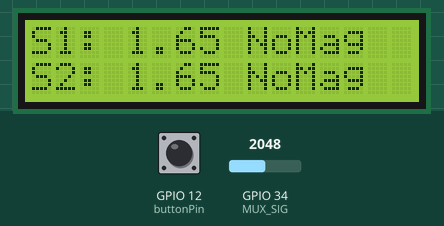
Recording of a program running on a simulated ESP32. Parts: 16×2 character LCD. The test bench sets the inputs (shaded band); at power-on: GPIO 34 (MUX_SIG) = 2048, GPIO 12 (buttonPin) HIGH.

Above: at 2.2 s.
2.3 s: GPIO 34 (MUX_SIG) set to 2866
At 5.9 s:
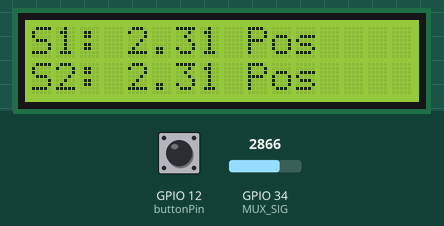
10.5 s: GPIO 12 (buttonPin) pulled LOW for 1 s
At 12.3 s:
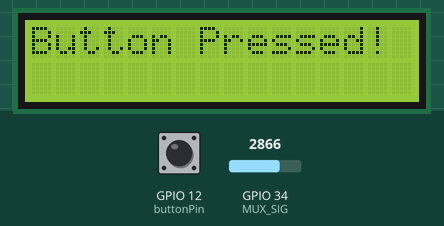
14.1 s: GPIO 34 (MUX_SIG) set to 1228
At 16.4 s:
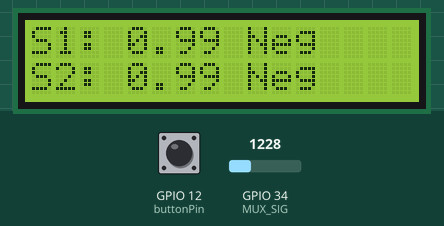
22.3 s: GPIO 34 (MUX_SIG) set to 1854
At 23.2 s:
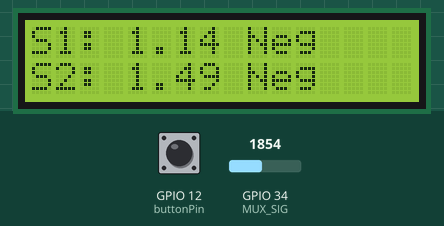
25.6 s: GPIO 34 (MUX_SIG) set to 1981
At 27.1 s:
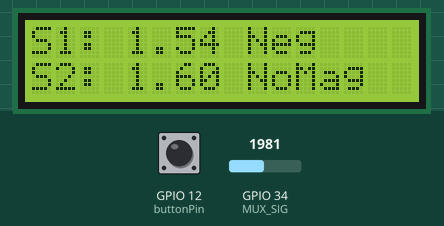
Timing chart, 0 to 28.6 s (numbered marks = the images above; inputs shaded):
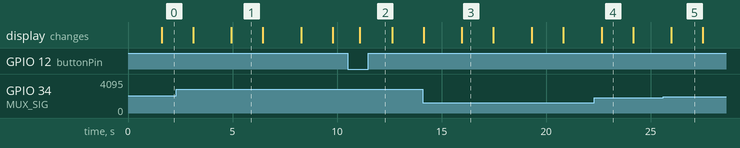

The program:

main.cpp
```cpp
#include <Arduino.h>
#include <LiquidCrystal.h>
#include "customChessChars.h"  // Include your custom chess piece definitions

// ----------------------
// LCD Pin Definitions
// ----------------------
#define LCD_RS 2
#define LCD_E  4
#define LCD_D4 14
#define LCD_D5 15
#define LCD_D6 16
#define LCD_D7 17

LiquidCrystal lcd(LCD_RS, LCD_E, LCD_D4, LCD_D5, LCD_D6, LCD_D7);

// ----------------------
// MUX Shared Pin Definitions
// ----------------------
#define MUX_S0 13
#define MUX_S1 18
#define MUX_S2 19
#define MUX_S3 21
#define MUX_SIG 34  // ADC input pin

// ----------------------
// MUX Enable Pin Definitions
// ----------------------
#define MUX1_EN 22  // MUX 1 enable pin
#define MUX2_EN 23  // MUX 2 enable pin

const int buttonPin = 12;  // Using pin 12 for the button


// ----------------------
// ADC and Sensor Conversion Constants
// ----------------------
// For ESP32 ADC (12-bit) with a 3.3V supply:
const float SUPPLY_VOLTAGE = 3.3;     // volts
const int ADC_MAX = 4095;             // 12-bit resolution
const float ZERO_OFFSET_V = 1.65;     // zero field voltage (approx half of 3.3V)
// Threshold (in volts) to decide if a magnet is present
const float DETECTION_THRESHOLD = 0.1;  // adjust as needed

// Number of samples for averaging (reduces noise)
const int NUM_SAMPLES = 50;

// ----------------------
// Function to select the desired MUX channel (0-15)
// ----------------------
void selectMuxChannel(uint8_t channel) {
  digitalWrite(MUX_S0, channel & 0x01);
  digitalWrite(MUX_S1, (channel >> 1) & 0x01);
  digitalWrite(MUX_S2, (channel >> 2) & 0x01);
  digitalWrite(MUX_S3, (channel >> 3) & 0x01);
}

// Function to read a sensor on a given MUX and channel
float readSensor(uint8_t muxEnablePin, uint8_t channel) {
  long sum = 0;
  digitalWrite(muxEnablePin, HIGH);
  selectMuxChannel(channel);
  delay(10);  // allow settling
  for (int i = 0; i < NUM_SAMPLES; i++) {
    sum += analogRead(MUX_SIG);
    delay(5);
  }
  digitalWrite(muxEnablePin, LOW);
  return (float)sum / NUM_SAMPLES;
}

void setup() {
  // Initialize LCD
  lcd.begin(16, 2);
  lcd.clear();
  lcd.print("Starting...");

  // Load custom chess piece characters into LCD CGRAM
  lcd.createChar(0, knight);
  lcd.createChar(1, rook);
  lcd.createChar(2, bishop);
  lcd.createChar(3, queen);

  // Set MUX address pins as outputs
  pinMode(MUX_S0, OUTPUT);
  pinMode(MUX_S1, OUTPUT);
  pinMode(MUX_S2, OUTPUT);
  pinMode(MUX_S3, OUTPUT);

  // Set MUX enable pins as outputs
  pinMode(MUX1_EN, OUTPUT);
  pinMode(MUX2_EN, OUTPUT);

  // Initially disable both MUXes
  digitalWrite(MUX1_EN, LOW);
  digitalWrite(MUX2_EN, LOW);

  pinMode(buttonPin, INPUT_PULLUP);

  delay(1000);
}

void loop() {

  if (digitalRead(buttonPin) == LOW) {
    lcd.clear();
    lcd.setCursor(0, 0);
    lcd.print("Button Pressed!");
    delay(1000);  // Display message for 1 second
  }


  // --- Read Sensor 1 from MUX1, Channel 7 ---
  float adcAvg1 = readSensor(MUX1_EN, 7);
  // --- Read Sensor 2 from MUX2, Channel 11 ---
  float adcAvg2 = readSensor(MUX2_EN, 11);

  // Convert averaged ADC values to voltage
  float voltage1 = adcAvg1 * (SUPPLY_VOLTAGE / (ADC_MAX + 1.0));
  float voltage2 = adcAvg2 * (SUPPLY_VOLTAGE / (ADC_MAX + 1.0));

  // Determine if magnet is present and its polarity
  // Polarity: voltage > ZERO_OFFSET_V => positive, voltage < ZERO_OFFSET_V => negative
  bool magnet1Present = fabs(voltage1 - ZERO_OFFSET_V) > DETECTION_THRESHOLD;
  bool magnet2Present = fabs(voltage2 - ZERO_OFFSET_V) > DETECTION_THRESHOLD;

  String polarity1 = (voltage1 > ZERO_OFFSET_V) ? "Pos" : "Neg";
  String polarity2 = (voltage2 > ZERO_OFFSET_V) ? "Pos" : "Neg";

  // --- Display the sensor readings and detection info on the LCD ---
  lcd.clear();
  lcd.setCursor(0, 0);
  lcd.print("S1: ");
  lcd.print(voltage1, 2);
  if (magnet1Present) {
    lcd.print(" ");
    lcd.print(polarity1);
  } else {
    lcd.print(" NoMag");
  }

  lcd.setCursor(0, 1);
  lcd.print("S2: ");
  lcd.print(voltage2, 2);
  if (magnet2Present) {
    lcd.print(" ");
    lcd.print(polarity2);
  } else {
    lcd.print(" NoMag");
  }
  delay(1500); // Show sensor readings for 1.5 sec

  // --- Display the custom chess pieces ---
  lcd.clear();
  lcd.setCursor(0, 0);
  lcd.print("Pieces:");
  lcd.setCursor(0, 1);
  lcd.write(byte(0)); // Knight
  lcd.write(byte(1)); // Rook
  lcd.write(byte(2)); // Bishop
  lcd.write(byte(3)); // Queen
  delay(1300); // Show chess pieces for 3 sec
}
```

customChessChars.h
```cpp
#ifndef CUSTOM_CHESS_CHARS_H
#define CUSTOM_CHESS_CHARS_H

#include <Arduino.h>

// TODO: invert the colors on these lol

byte knight[8] = {
	0b11101,
	0b10000,
	0b00000,
	0b00000,
	0b11100,
	0b11000,
	0b10000,
	0b00000
};

byte rook[8] = {
	0b01010,
	0b01010,
	0b00000,
	0b10001,
	0b10001,
	0b10001,
	0b00000,
	0b00000
};

byte bishop[8] = {
	0b11011,
	0b11011,
	0b10001,
	0b10001,
	0b11011,
	0b11011,
	0b10001,
	0b00000
};

byte queen[8] = {
	0b11011,
	0b01010,
	0b00000,
	0b10001,
	0b11011,
	0b11011,
	0b10001,
	0b00000
};


#endif
```

Measured:
- the behaviour switches between 1923 and 1924 on GPIO 34 (MUX_SIG) (found by bisection; images 4 and 5)
- after the input at 2.3 s, the display: first differs from a run without the input after 2.6 s (image 1)
- after the input at 10.5 s, the display: changes after 0.59 s (image 2)
- after the input at 14.1 s, the display: first differs from a run without the input after 1.9 s (image 3)
- after the input at 22.3 s, the display: changes after 0.35 s (image 4)
- after the input at 25.6 s, the display: changes after 0.39 s (image 5)
- what the display in image 1 shows lasts 1.6 s, from 4.9 s to 6.5 s
